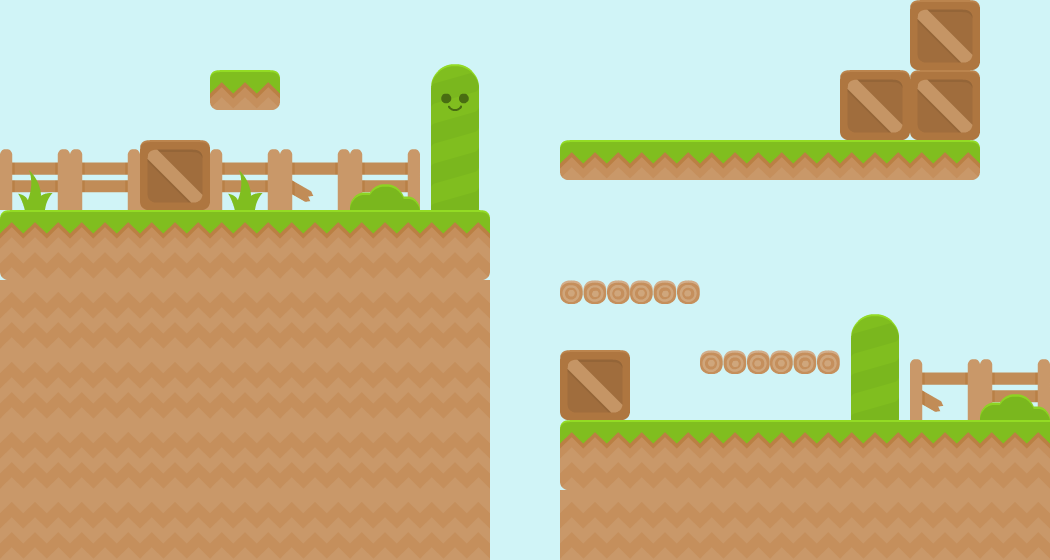

Tiled map render using the project's own tile images. Description and the whole map definition, tile-layer contents included, below:
An orthogonal 15x8 tile map with 70x70 px tiles, 5 tile layers (Background, Details, Details, Block, ...) and 1 object.

<map version="1.0" orientation="orthogonal" renderorder="right-down" width="15" height="8" tilewidth="70" tileheight="70" nextobjectid="4">
 <tileset firstgid="1" name="tiles" tilewidth="70" tileheight="70" tilecount="25" columns="5">
  <image source="../imgs/tilesets/tiles.png" width="350" height="350" />
 </tileset>
 <layer name="Background" width="15" height="8">
  <data encoding="csv">
15,15,15,15,15,15,15,15,15,15,15,15,15,15,15,
15,15,15,15,15,15,15,15,15,15,15,15,15,15,15,
15,15,15,15,15,15,15,15,15,15,15,15,15,15,15,
15,15,15,15,15,15,15,15,15,15,15,15,15,15,15,
15,15,15,15,15,15,15,15,15,15,15,15,15,15,15,
15,15,15,15,15,15,15,15,15,15,15,15,15,15,15,
15,15,15,15,15,15,15,15,15,15,15,15,15,15,15,
15,15,15,15,15,15,15,15,15,15,15,15,15,15,15
</data>
 </layer>
 <layer name="Details" width="15" height="8">
  <data encoding="csv">
0,0,0,0,0,0,0,0,0,0,0,0,0,0,0,
0,0,0,0,0,0,0,0,0,0,0,0,0,0,0,
5,5,5,5,10,5,0,0,0,0,0,0,0,0,0,
0,0,0,0,0,0,0,0,0,0,0,0,0,0,0,
0,0,0,0,0,0,0,0,0,0,0,0,0,0,0,
0,0,0,0,0,0,0,0,0,0,0,0,0,10,5,
0,0,0,0,0,0,0,0,0,0,0,0,0,0,0,
0,0,0,0,0,0,0,0,0,0,0,0,0,0,0
</data>
 </layer>
 <layer name="Details" width="15" height="8">
  <data encoding="csv">
0,0,0,0,0,0,9,0,0,0,0,0,0,0,0,
0,0,0,0,0,0,14,0,0,0,0,0,0,0,0,
24,0,0,24,0,22,19,0,0,0,0,0,0,0,0,
0,0,0,0,0,0,0,0,0,0,0,0,0,0,0,
0,0,0,0,0,0,0,0,0,0,0,0,12,0,0,
0,0,0,0,0,0,0,0,24,0,0,0,17,0,22,
0,0,0,0,0,0,0,0,0,0,0,0,0,0,0,
0,0,0,0,0,0,0,0,0,0,0,0,0,0,0
</data>
 </layer>
 <layer name="Block" width="15" height="8">
  <data encoding="csv">
0,0,0,0,0,0,0,0,0,0,0,0,0,25,0,
0,0,0,0,0,0,0,0,0,0,0,0,25,25,0,
0,0,25,0,0,0,0,0,0,0,0,0,0,0,0,
2,3,3,3,3,3,4,0,0,0,0,0,0,0,0,
8,8,8,8,8,8,8,0,0,0,0,0,0,0,0,
8,8,8,8,8,8,8,0,25,0,0,0,0,0,0,
8,8,8,8,8,8,8,0,2,3,3,3,3,3,3,
8,8,8,8,8,8,8,0,8,8,8,8,8,8,8
</data>
 </layer>
 <layer name="Platform" width="15" height="8">
  <data encoding="csv">
0,0,0,0,0,0,0,0,0,0,0,0,0,0,0,
0,0,0,21,0,0,0,0,0,0,0,0,0,0,0,
0,0,0,0,0,0,0,0,16,11,11,11,11,6,0,
0,0,0,0,0,0,0,0,0,0,0,0,0,0,0,
0,0,0,0,0,0,0,0,23,23,0,0,0,0,0,
0,0,0,0,0,0,0,0,0,0,23,23,0,0,0,
0,0,0,0,0,0,0,0,0,0,0,0,0,0,0,
0,0,0,0,0,0,0,0,0,0,0,0,0,0,0
</data>
 </layer>
 <objectgroup name="Player Spawn">
  <object id="3" gid="20" x="280" y="210" width="70" height="70" />
 </objectgroup>
</map>
